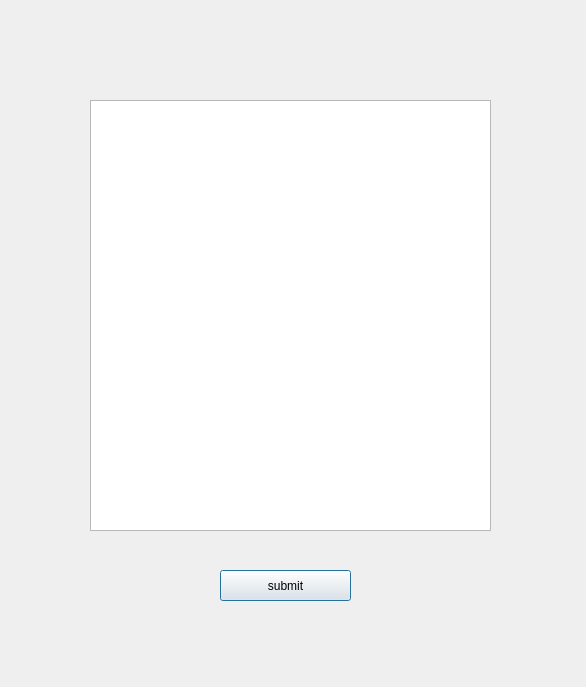
<?xml version="1.0" encoding="UTF-8"?>
<ui version="4.0">
 <class>FillHoles</class>
 <widget class="QDialog" name="FillHoles">
  <property name="geometry">
   <rect>
    <x>0</x>
    <y>0</y>
    <width>586</width>
    <height>687</height>
   </rect>
  </property>
  <property name="windowTitle">
   <string>Dialog</string>
  </property>
  <widget class="QTableView" name="table">
   <property name="geometry">
    <rect>
     <x>90</x>
     <y>100</y>
     <width>401</width>
     <height>431</height>
    </rect>
   </property>
  </widget>
  <widget class="QPushButton" name="submit">
   <property name="geometry">
    <rect>
     <x>220</x>
     <y>570</y>
     <width>131</width>
     <height>31</height>
    </rect>
   </property>
   <property name="text">
    <string>submit</string>
   </property>
  </widget>
 </widget>
 <resources/>
 <connections/>
</ui>
